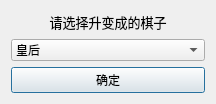
<?xml version="1.0" encoding="UTF-8"?>
<ui version="4.0">
 <class>Promotion</class>
 <widget class="QDialog" name="Promotion">
  <property name="geometry">
   <rect>
    <x>0</x>
    <y>0</y>
    <width>216</width>
    <height>104</height>
   </rect>
  </property>
  <property name="windowTitle">
   <string>士兵升变</string>
  </property>
  <layout class="QVBoxLayout" name="verticalLayout">
   <item>
    <widget class="QLabel" name="label">
     <property name="font">
      <font>
       <pointsize>10</pointsize>
      </font>
     </property>
     <property name="text">
      <string>请选择升变成的棋子</string>
     </property>
     <property name="alignment">
      <set>Qt::AlignCenter</set>
     </property>
    </widget>
   </item>
   <item>
    <widget class="QComboBox" name="comboBox">
     <item>
      <property name="text">
       <string>皇后</string>
      </property>
     </item>
     <item>
      <property name="text">
       <string>车</string>
      </property>
     </item>
     <item>
      <property name="text">
       <string>马</string>
      </property>
     </item>
     <item>
      <property name="text">
       <string>象</string>
      </property>
     </item>
    </widget>
   </item>
   <item>
    <widget class="QPushButton" name="pushButton">
     <property name="text">
      <string>确定</string>
     </property>
    </widget>
   </item>
  </layout>
 </widget>
 <resources/>
 <connections>
  <connection>
   <sender>pushButton</sender>
   <signal>clicked()</signal>
   <receiver>Promotion</receiver>
   <slot>accept()</slot>
   <hints>
    <hint type="sourcelabel">
     <x>107</x>
     <y>78</y>
    </hint>
    <hint type="destinationlabel">
     <x>107</x>
     <y>51</y>
    </hint>
   </hints>
  </connection>
 </connections>
</ui>
